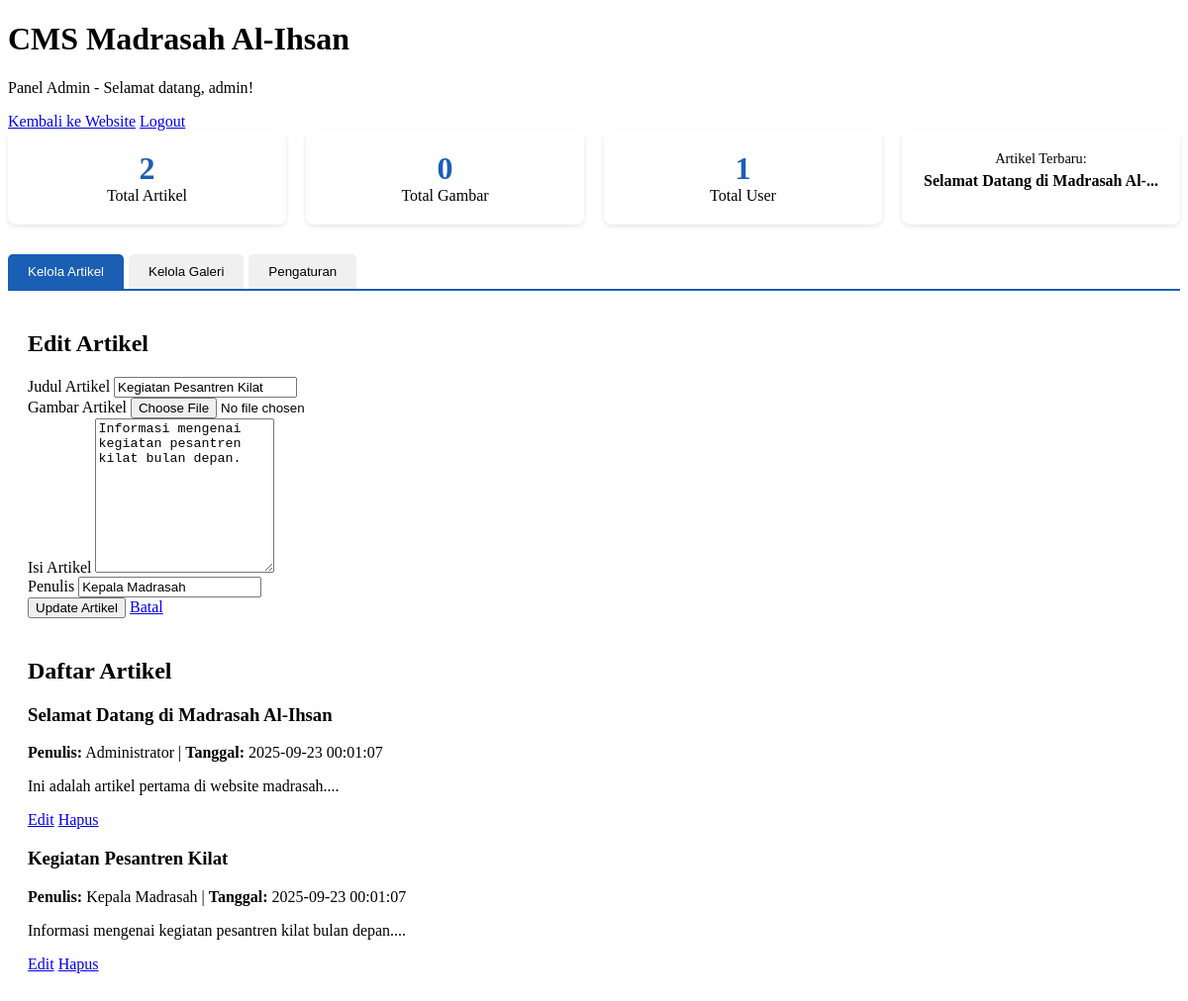
/admin.php?edit_artikel=2 (signed in), run on the app's committed database.
### tables this page shows
CREATE TABLE articles (
    id INT AUTO_INCREMENT PRIMARY KEY,
    title VARCHAR(255) NOT NULL,
    content TEXT,
    author VARCHAR(100),
    created_at TIMESTAMP DEFAULT CURRENT_TIMESTAMP
);

### admin.php (the view, shortened to what this page needs)
<?php
$host = "localhost";
$username = "root";
$password = "";
$database = "madrasah_db";
$conn = mysqli_connect($host, $username, $password, $database);
$articles = mysqli_query($conn, "SELECT * FROM articles ORDER BY created_at DESC");
$edit_article = null;
if (isset($_GET['edit_artikel'])) {
    $id = $_GET['edit_artikel'];
    $result = mysqli_query($conn, "SELECT * FROM articles WHERE id = $id");
    $edit_article = mysqli_fetch_assoc($result);
}
?>
<!DOCTYPE html>
<html lang="id">
<head>
</head>
<body>
    <div class="admin-container">
        <div class="admin-header">
            <h1>CMS Madrasah Al-Ihsan</h1>
            <p>Panel Admin - Selamat datang, <?php echo $_SESSION['username']; ?>!</p>
        </div>
        <div class="admin-nav">
            <a href="index.php">Kembali ke Website</a>
            <a href="logout.php">Logout</a>
        </div>
        <div class="stats-container">
            <?php
            $total_articles = mysqli_query($conn, "SELECT COUNT(*) as total FROM articles");
            $total_articles = mysqli_fetch_assoc($total_articles)['total'];
            $total_gallery = mysqli_query($conn, "SELECT COUNT(*) as total FROM gallery");
            $total_gallery = mysqli_fetch_assoc($total_gallery)['total'];
            $latest_article = mysqli_query($conn, "SELECT title FROM articles ORDER BY created_at DESC LIMIT 1");
            $latest_article = mysqli_num_rows($latest_article) > 0 ? mysqli_fetch_assoc($latest_article)['title'] : 'Belum ada';
            ?>
            <div class="stat-card">
                <div class="stat-number"><?php echo $total_articles; ?></div>
                <div>Total Artikel</div>
            </div>
            <div class="stat-card">
                <div class="stat-number"><?php echo $total_gallery; ?></div>
                <div>Total Gambar</div>
            </div>
            <div class="stat-card">
                <div class="stat-number"><?php echo mysqli_num_rows(mysqli_query($conn, "SELECT id FROM users")); ?></div>
                <div>Total User</div>
            </div>
            <div class="stat-card">
                <div style="font-size: 0.9rem;">Artikel Terbaru:</div>
                <div style="font-weight: bold; margin-top: 5px;"><?php echo substr($latest_article, 0, 30) . (strlen($latest_article) > 30 ? '...' : ''); ?></div>
            </div>
        </div>
        <div class="tab-container">
            <div class="tabs">
                <button class="tab active" onclick="openTab('artikel')">Kelola Artikel</button>
                <button class="tab" onclick="openTab('galeri')">Kelola Galeri</button>
                <button class="tab" onclick="openTab('pengaturan')">Pengaturan</button>
            </div>
            <div id="artikel" class="tab-content active">
                <h2><?php echo $edit_article ? 'Edit Artikel' : 'Tambah Artikel Baru'; ?></h2>
                <form method="post" enctype="multipart/form-data">
                    <div class="form-group">
                        <label>Judul Artikel</label>
                        <input type="text" name="title" value="<?php echo $edit_article ? $edit_article['title'] : ''; ?>" required>
                    </div>
                    <div class="form-group">
                        <label>Gambar Artikel</label>
                        <input type="file" name="image" accept="image/*">
                    </div>
                    <div class="form-group">
                        <label>Isi Artikel</label>
                        <textarea name="content" rows="10" required><?php echo $edit_article ? $edit_article['content'] : ''; ?></textarea>
                    </div>
                    <div class="form-group">
                        <label>Penulis</label>
                        <input type="text" name="author" value="<?php echo $edit_article ? $edit_article['author'] : ''; ?>" required>
                    </div>
                    <button type="submit" name="<?php echo $edit_article ? 'edit_artikel' : 'tambah_artikel'; ?>" class="btn">
                        <?php echo $edit_article ? 'Update Artikel' : 'Tambah Artikel'; ?>
                    </button>
                    <?php if ($edit_article): ?>
                        <a href="admin.php" class="btn">Batal</a>
                    <?php endif; ?>
                </form>
                <h2 style="margin-top: 40px;">Daftar Artikel</h2>
                <div class="article-list">
                    <?php if (mysqli_num_rows($articles) > 0): ?>
                        <?php while($row = mysqli_fetch_assoc($articles)): ?>
                            <div class="article-item">
                                <h3><?php echo $row['title']; ?></h3>
                                <p><strong>Penulis:</strong> <?php echo $row['author']; ?> |
                                   <strong>Tanggal:</strong> <?php echo $row['created_at']; ?></p>
                                <p><?php echo substr(strip_tags($row['content']), 0, 150); ?>...</p>
                                <div class="article-actions">
                                    <a href="admin.php?edit_artikel=<?php echo $row['id']; ?>" class="btn">Edit</a>
                                    <a href="admin.php?hapus_artikel=<?php echo $row['id']; ?>" class="btn btn-danger"
                                       onclick="return confirm('Yakin ingin menghapus artikel ini?')">Hapus</a>
                                </div>
                            </div>
                        <?php endwhile; ?>
                    <?php else: ?>
                        <p>Belum ada artikel.</p>
                    <?php endif; ?>
                </div>
            </div>
        </div>
    </div>
</body>
</html>

### admin.php (style rules this page uses)
.tab-container { margin-top: 20px; }
.tabs { display: flex; border-bottom: 2px solid #1a5fb4; }
.tab { padding: 10px 20px; background: #f0f0f0; border: none; cursor: pointer; margin-right: 5px; border-radius: 5px 5px 0 0; }
.tab.active { background: #1a5fb4; color: white; }
.tab-content { display: none; padding: 20px; background: white; border-radius: 0 0 5px 5px; }
.tab-content.active { display: block; }
.stats-container { display: grid; grid-template-columns: repeat(auto-fit, minmax(200px, 1fr)); gap: 20px; margin-bottom: 30px; }
.stat-card { background: white; padding: 20px; border-radius: 8px; box-shadow: 0 2px 5px rgba(0,0,0,0.1); text-align: center; }
.stat-number { font-size: 2rem; font-weight: bold; color: #1a5fb4; }

### data on the page
articles: title "Selamat Datang di Madrasah Al-", title "Selamat Datang di Madrasah Al-Ihsan", author "Administrator", created_at "2025-09-23 00:01:07", content "Ini adalah artikel pertama di website madrasah."
articles: title "Kegiatan Pesantren Kilat", content "Informasi mengenai kegiatan pesantren kilat bulan depan.", author "Kepala Madrasah", created_at "2025-09-23 00:01:07"

### other printed values
$_SESSION['username'] "admin"
$total_articles "2"
$total_gallery "0"
mysqli_num_rows(mysqli_query($conn, "SELECT id FROM users")) "1"
